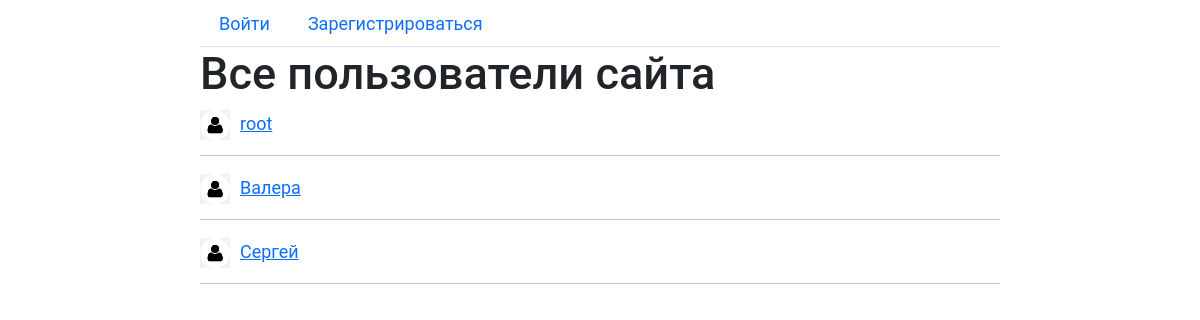
The page /users/people/ on the database as committed earlier.
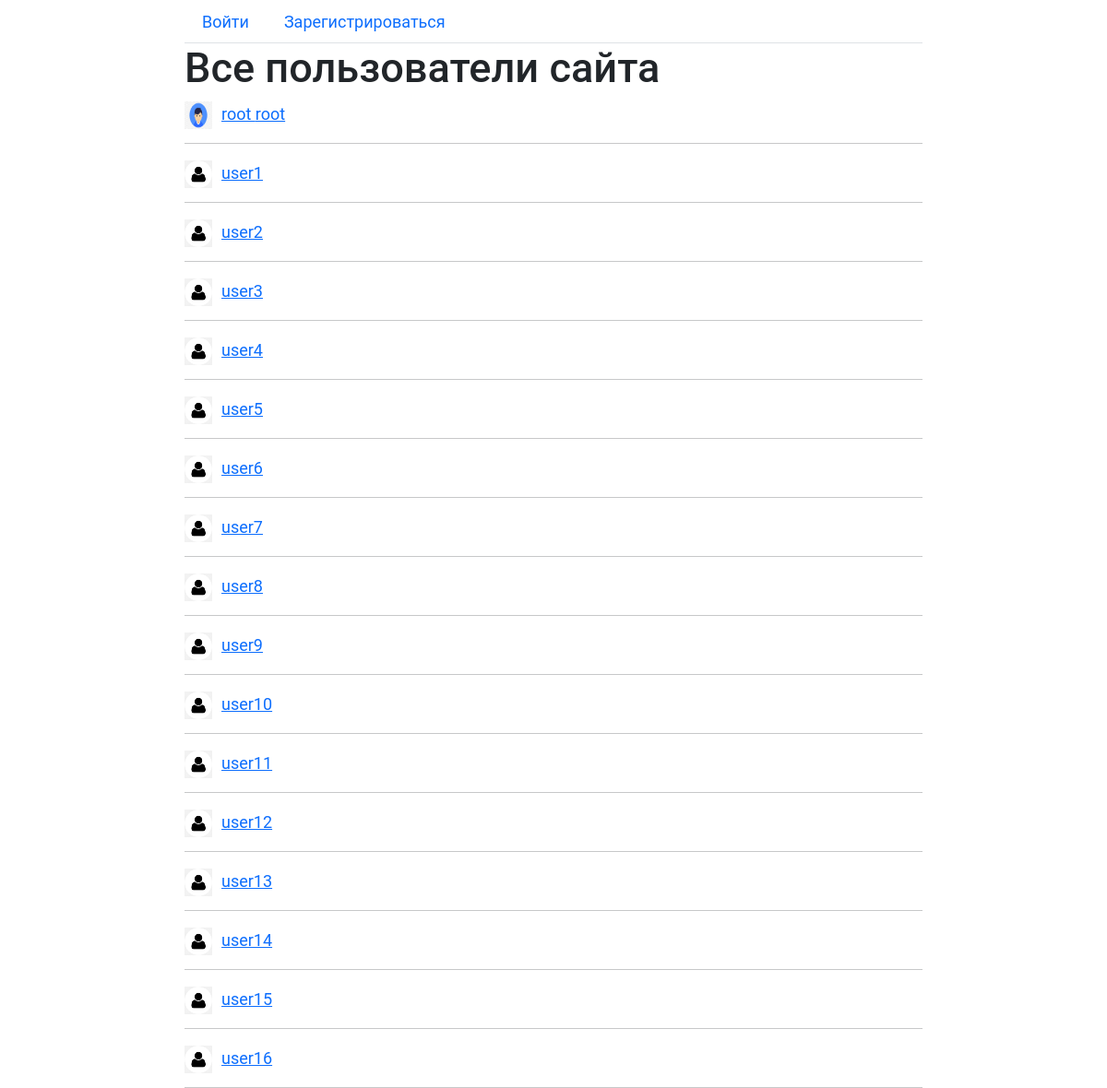
The same page on the database as committed later.
### users/models.py (models this page shows, shortened)
class CustomUser(AbstractUser):
    class Meta:
        verbose_name = 'Пользователь'
        verbose_name_plural = 'Пользователи'

class UserInfo(models.Model):
    user = models.OneToOneField('CustomUser', on_delete=models.CASCADE, related_name='user_info', verbose_name='user_info')
    photo = models.ImageField(upload_to="photos/%Y/%m/%d/", default=None, blank=True, null=True, verbose_name='Фото')
    about_me = models.TextField(blank=True, null=True)

### users/views.py (the view)
# urls.py: path('people/', PeopleView.as_view(), name='people'),
class PeopleView(ListView):
    model = CustomUser
    template_name = 'users/people.html'
    context_object_name = 'users'
    def get_queryset(self) -> QuerySet[Any]:
        return CustomUser.objects.all().select_related('user_info')
    def get_context_data(self, **kwargs):
        context = super().get_context_data(**kwargs)
        context['title'] = 'Люди'
        context['active_page'] = 3
        return context

### chats/templatetags/custom_messenger_tags.py (called while the page is built)
@register.inclusion_tag('chats/tags/menu.html')
def menu_tag(request, active_page=0):
    if not isinstance(request.user, AnonymousUser):
        menu = [{'title': 'Мой профиль', 'href': reverse('users:profile', args=[request.user.pk]), 'active_num': 1},
                {'title': 'Мои сообщения', 'href': reverse('chats:all_chats'), 'active_num': 2},
                {'title': 'Люди', 'href': reverse('users:people'), 'active_num': 3}]
    else:
        menu = [{'title': 'Войти', 'href': reverse('users:login'), 'active_num': 4},
                {'title': 'Зарегистрироваться', 'href': reverse('users:signup'), 'active_num': 5}]
    return {'request': request, 'menu': menu, 'active_page': active_page}

### users/templates/users/people.html
{% extends 'base.html' %}
{% block content %}
<h1>Все пользователи сайта</h1>
{% for u in users %}
<p><a href="{% url 'users:profile' u.id %}">
    {% if u.user_info.photo %}
    <img class="img-article-chats" src="{{ u.user_info.photo.url }}">
    {% else %}
    <img class="img-article-chats" src="\media\photos\defalts\default_avatar.png">
    {% endif %}
    {% if u.first_name %} {{ u.first_name }} {% else %} {{ u.username }} {% endif %}
    {% if u.last_name %} {{ u.last_name }} {% endif %}</a>
</p>
<hr>
{% endfor %}
{% endblock content %}

### templates/base.html (shortened to what this page needs)
{% load static custom_messenger_tags %}
<!DOCTYPE html>
<html lang="en">
<head>
    <link href="https://cdn.jsdelivr.net/npm/bootstrap@5.0.2/dist/css/bootstrap.min.css" rel="stylesheet">
    <link type="text/css" href="{% static 'chats/css/style.css' %}" rel="stylesheet" />
</head>
<body>
    <div>
        <div class="menu">
            {% menu_tag request=request active_page=active_page %}
        </div>
        <div class="content">
            {% block content %}
            {% endblock content %}
        </div>
    </div>
</body>
</html>

### chats/templates/chats/tags/menu.html
<ul class="nav nav-tabs">
    {% for item in menu %}
        <li class="nav-item">
            {% if active_page == item.active_num %}
            <a class="nav-link active"  href="{{item.href}}">{{ item.title }}</a>
            {% else %}
            <a class="nav-link"  href="{{item.href}}">{{ item.title }}</a>
            {% endif %}
        </li>
    {% endfor %}
</ul>

### chats/static/chats/css/style.css (style rules this page uses)
html, body { font-family: 'Roboto'; font-size: large; margin: auto; padding: auto; height: 100%; width: 800px; }
img.img-article-chats { max-width: 40px; height: 40px; float: left; padding: 0 10px 10px 0; }

Rows that differ between the two databases and show on the page:
removed CustomUser: username "Валера"
removed CustomUser: username "Сергей"
changed CustomUser "root": first_name (not shown) → "root"; last_name (not shown) → "root"; username "root" → (not shown)
added CustomUser: username "user1"
added CustomUser: username "user2"
added CustomUser: username "user3"
added CustomUser: username "user4"
added CustomUser: username "user5"
added CustomUser: username "user6"
added CustomUser: username "user7"
added CustomUser: username "user8"
added CustomUser: username "user9"
added CustomUser: username "user10"
added CustomUser: username "user11"
added CustomUser: username "user12"
added CustomUser: username "user13"
added CustomUser: username "user14"
added CustomUser: username "user15"
added CustomUser: username "user16"
